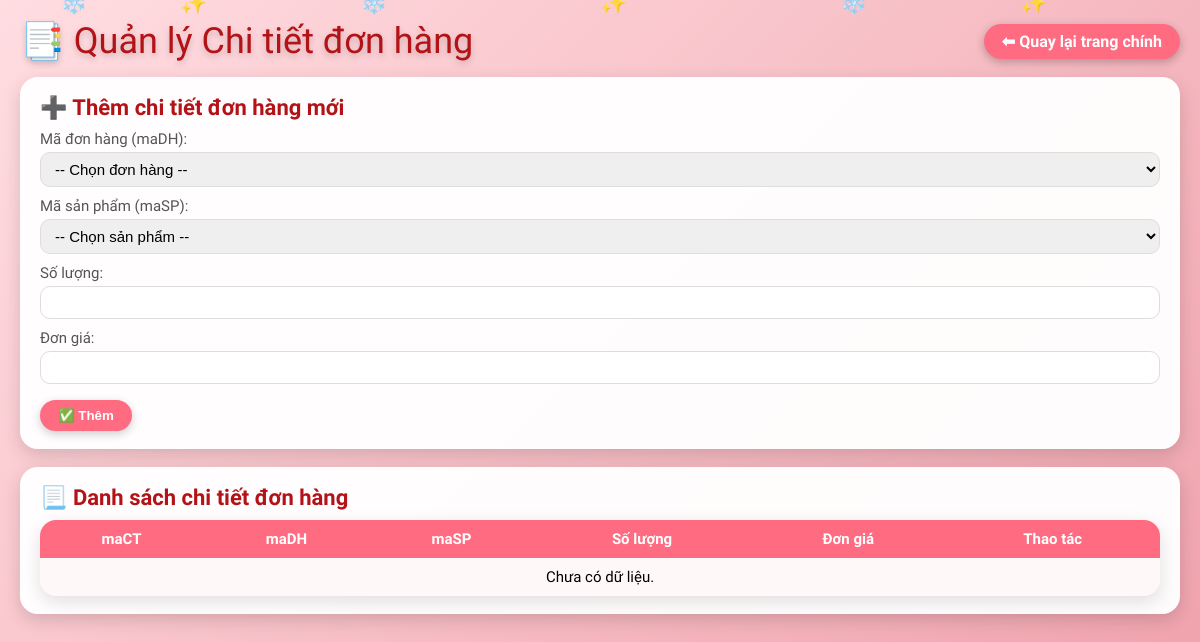
The app's page /backend/chitietdonhang.php, older data.
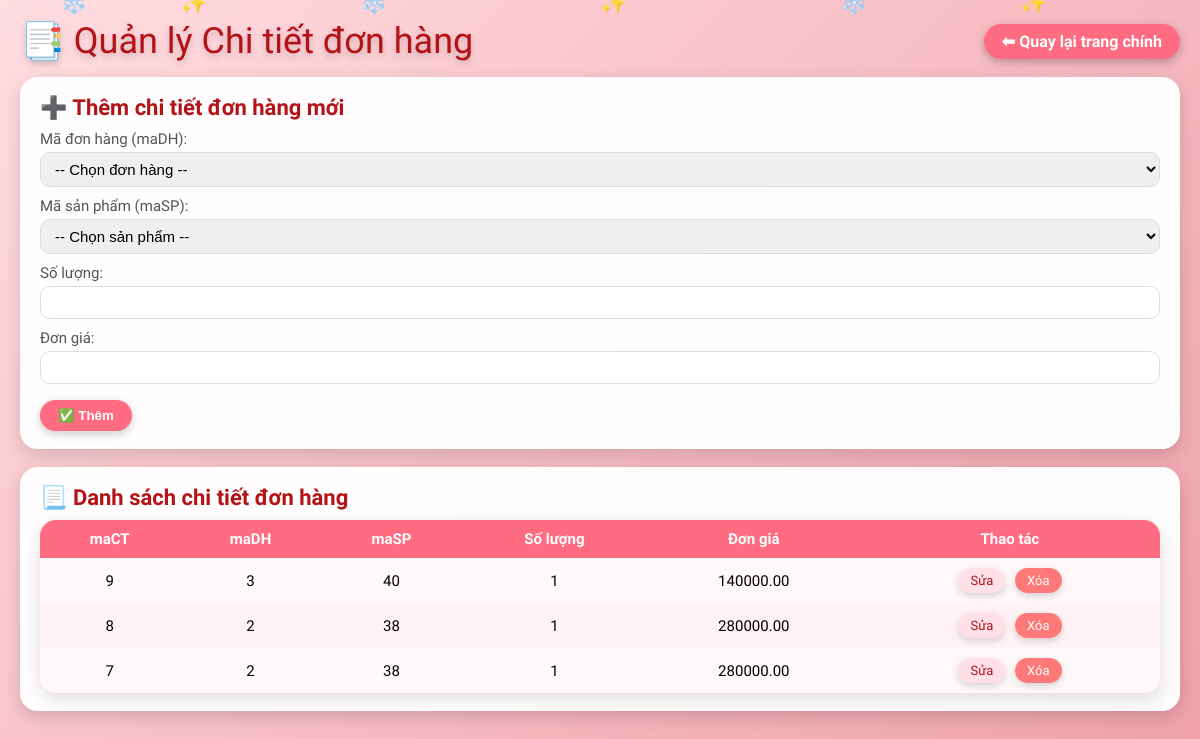
The same page, newer data.
### tables this page shows
CREATE TABLE `chitietdonhang` (
  `maCT` int(11) NOT NULL,
  `maDH` int(11) NOT NULL,
  `maSP` int(11) NOT NULL,
  `soLuong` int(11) DEFAULT 1,
  `donGia` decimal(18,2) NOT NULL
);

### backend/chitietdonhang.php (the view, shortened to what this page needs)
<?php
require_once 'connect.php';
$editRow = null;
$list = [];
$sql = "SELECT * FROM chitietdonhang ORDER BY maCT DESC";
$result = $conn->query($sql);
if ($result) {
    while ($row = $result->fetch_assoc()) {
        $list[] = $row;
    }
}
$dsDonHang = [];
$resDH = $conn->query("SELECT maDH FROM donhang ORDER BY maDH DESC");
if ($resDH) {
    while ($row = $resDH->fetch_assoc()) {
        $dsDonHang[] = $row;
    }
}
$dsSanPham = [];
$resSP = $conn->query("SELECT maSP, tenSP FROM sanpham ORDER BY tenSP");
if ($resSP) {
    while ($row = $resSP->fetch_assoc()) {
        $dsSanPham[] = $row;
    }
}
?>
<!DOCTYPE html>
<html lang="vi">
<head>
</head>
<body>
<div class="snowflakes">
    <div class="snowflake">❄️</div><div class="snowflake">✨</div><div class="snowflake">❄️</div>
    <div class="snowflake">✨</div><div class="snowflake">❄️</div><div class="snowflake">✨</div>
</div>
<div class="topbar">
    <div class="page-title">📑 Quản lý Chi tiết đơn hàng</div>
    <a class="back-btn" href="../index.html">⬅ Quay lại trang chính</a>
</div>
<div class="card">
    <?php if ($editRow): ?>
        <h2>✏️ Sửa chi tiết đơn hàng (maCT = <?php echo $editRow['maCT']; ?>)</h2>
        <form method="post">
            <input type="hidden" name="action" value="update">
            <input type="hidden" name="maCT" value="<?php echo $editRow['maCT']; ?>">
            <div class="form-group">
                <label>Mã đơn hàng (maDH):</label>
                <select name="maDH" required>
                    <?php foreach ($dsDonHang as $dh): ?>
                        <option value="<?= $dh['maDH']; ?>"
                            <?= ($dh['maDH'] == $editRow['maDH']) ? 'selected' : '' ?>>
                            Đơn hàng #<?= $dh['maDH']; ?>
                        </option>
                    <?php endforeach; ?>
                </select>
            </div>
            <div class="form-group">
                <label>Mã sản phẩm (maSP):</label>
                <select name="maSP" required>
                    <?php foreach ($dsSanPham as $sp): ?>
                        <option value="<?= $sp['maSP']; ?>"
                            <?= ($sp['maSP'] == $editRow['maSP']) ? 'selected' : '' ?>>
                            <?= $sp['maSP']; ?> - <?= htmlspecialchars($sp['tenSP']); ?>
                        </option>
                    <?php endforeach; ?>
                </select>
            </div>
            <div class="form-group">
                <label>Số lượng:</label>
                <input type="number" name="soLuong"
                       value="<?php echo (int)$editRow['soLuong']; ?>" min="1" required>
            </div>
            <div class="form-group">
                <label>Đơn giá:</label>
                <input type="number" step="0.01" name="donGia"
                       value="<?php echo (float)$editRow['donGia']; ?>" min="0" required>
            </div>
            <button type="submit">💾 Lưu cập nhật</button>
        </form>
    <?php else: ?>
        <h2>➕ Thêm chi tiết đơn hàng mới</h2>
        <form method="post">
            <div class="form-group">
                <label>Mã đơn hàng (maDH):</label>
                <select name="maDH" required>
                    <option value="">-- Chọn đơn hàng --</option>
                </select>
            </div>
            <div class="form-group">
                <label>Mã sản phẩm (maSP):</label>
                <select name="maSP" required>
                    <option value="">-- Chọn sản phẩm --</option>
                </select>
            </div>
            <div class="form-group">
                <label>Số lượng:</label>
                <input type="number" name="soLuong" min="1" required>
            </div>
            <div class="form-group">
                <label>Đơn giá:</label>
                <input type="number" step="0.01" name="donGia" min="0" required>
            </div>
            <button type="submit">✅ Thêm</button>
        </form>
    <?php endif; ?>
</div>
<div class="card">
    <h2>📃 Danh sách chi tiết đơn hàng</h2>
    <table>
        <thead>
        <tr>
            <th>maCT</th>
            <th>maDH</th>
            <th>maSP</th>
            <th>Số lượng</th>
            <th>Đơn giá</th>
            <th>Thao tác</th>
        </tr>
        </thead>
        <tbody>
        <?php if (empty($list)): ?>
            <tr><td colspan="6">Chưa có dữ liệu.</td></tr>
        <?php else: ?>
            <?php foreach ($list as $r): ?>
                <tr>
                    <td><?php echo $r['maCT']; ?></td>
                    <td><?php echo $r['maDH']; ?></td>
                    <td><?php echo $r['maSP']; ?></td>
                    <td><?php echo $r['soLuong']; ?></td>
                    <td><?php echo $r['donGia']; ?></td>
                    <td>
                        <a class="action-link edit-link"
                           href="chitietdonhang.php?edit_id=<?php echo $r['maCT']; ?>">Sửa</a>
                        <a class="action-link delete-link"
                           href="chitietdonhang.php?delete_id=<?php echo $r['maCT']; ?>"
                           onclick="return confirm('Xóa chi tiết maCT = <?php echo $r['maCT']; ?> ?');">
                           Xóa
                        </a>
                    </td>
                </tr>
            <?php endforeach; ?>
        <?php endif; ?>
        </tbody>
    </table>
</div>
</body>
</html>

### backend/chitietdonhang.php (style rules this page uses)
body { margin:0; padding:20px 20px 70px; font-family:"Baloo 2",cursive; background:linear-gradient(135deg,#ffdde1,#ee9ca7); min-height:100vh; overflow-x:hidden; position:relative; }
.snowflakes { position:fixed;top:0;left:0;width:100%;pointer-events:none;z-index:20; }
.snowflake { position:fixed; top:-10px; color:#fff; opacity:.95; font-size:22px; animation:snow 8s linear infinite; }
.snowflake:nth-child(1) { left:5%;animation-duration:9s; }
.snowflake:nth-child(2) { left:15%;animation-duration:7s; }
.snowflake:nth-child(3) { left:30%;animation-duration:10s; }
.snowflake:nth-child(4) { left:50%;animation-duration:8s; }
.snowflake:nth-child(5) { left:70%;animation-duration:9s; }
.snowflake:nth-child(6) { left:85%;animation-duration:11s; }
.topbar { display:flex; justify-content:space-between; align-items:center; margin-bottom:15px; }
.page-title { font-size:36px; color:#b31217; text-shadow:0 3px 6px rgba(0,0,0,.18); display:flex; align-items:center; gap:8px; }
.back-btn { padding:8px 18px; border-radius:999px; text-decoration:none; background:#ff6b81; color:#fff; font-weight:600; box-shadow:0 3px 10px rgba(0,0,0,.25); }
.card { background:rgba(255,255,255,.96); border-radius:18px; padding:18px 20px; box-shadow:0 6px 18px rgba(0,0,0,.15); margin-bottom:18px; }
.card h2 { margin:0 0 10px; font-size:22px; color:#b31217; }
.form-group { margin-bottom:10px; }
label { display:block;margin-bottom:4px;font-size:15px;color:#555; }
input[type="number"], select { width:100%; padding:7px 10px; border-radius:10px; border:1px solid #ddd; font-size:15px; box-sizing:border-box; }
button[type="submit"] { margin-top:6px; padding:8px 18px; border-radius:999px; border:none; background:#ff6b81; color:#fff; font-weight:600; cursor:pointer; box-shadow:0 3px 10px rgba(0,0,0,.2); }
table { width:100%; border-collapse:collapse; margin-top:10px; background:#fff8f8; border-radius:16px; overflow:hidden; box-shadow:0 6px 18px rgba(0,0,0,.12); }
th,td { padding:10px; text-align:center; font-size:15px; }
th { background:#ff6b81; color:#fff; }
tr:nth-child(even) { background:#fff2f4; }
.action-link { display:inline-flex; align-items:center; gap:4px; padding:5px 12px; margin:0 3px; border-radius:999px; font-size:13px; text-decoration:none; box-shadow:0 3px 7px rgba(0,0,0,.15); }
.edit-link { background:#ffe0e9;color:#b31217; }
.delete-link { background:#ff7979;color:#fff; }

Row changes from the older to the newer data that the page shows:
added chitietdonhang: maCT "9", maDH "3", maSP "40", soLuong "1", donGia "140000.00"
added chitietdonhang: maCT "8", maDH "2", maSP "38", soLuong "1", donGia "280000.00"
added chitietdonhang: maCT "7", maDH "2", maSP "38", soLuong "1", donGia "280000.00"
Text that changed along with them:
text no longer shown: "Chưa có dữ liệu."
